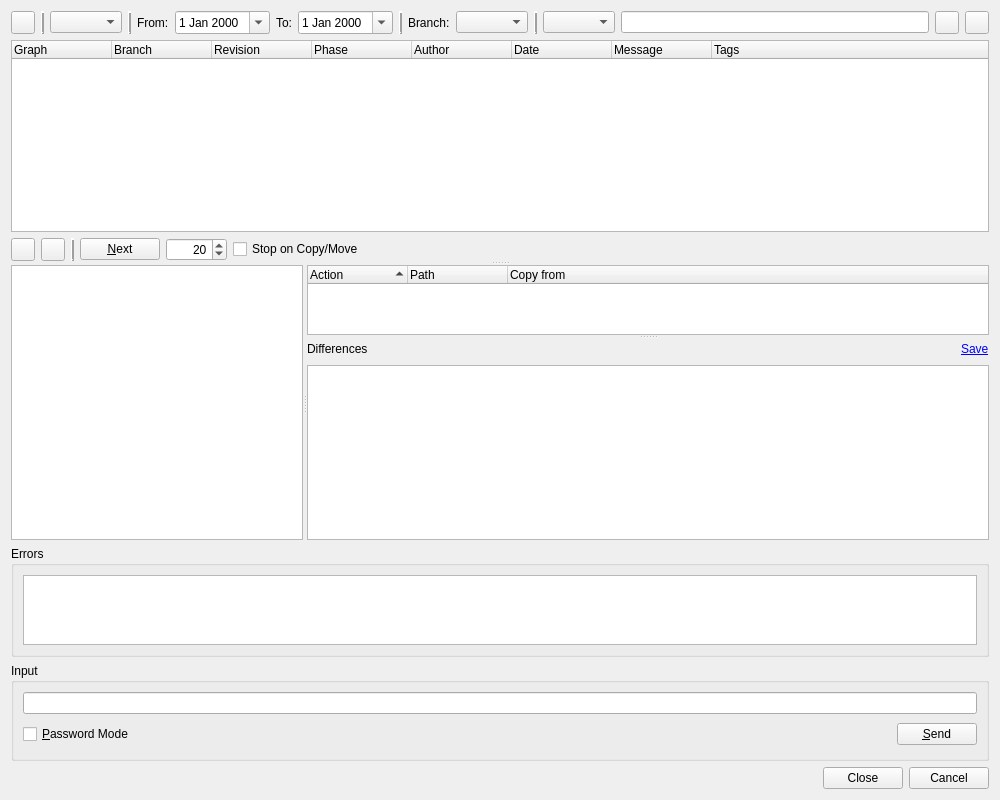
<?xml version="1.0" encoding="UTF-8"?>
<ui version="4.0">
 <class>HgLogBrowserDialog</class>
 <widget class="QWidget" name="HgLogBrowserDialog">
  <property name="geometry">
   <rect>
    <x>0</x>
    <y>0</y>
    <width>1000</width>
    <height>800</height>
   </rect>
  </property>
  <property name="windowTitle">
   <string>Mercurial Log</string>
  </property>
  <layout class="QVBoxLayout" name="verticalLayout_3">
   <item>
    <layout class="QHBoxLayout" name="horizontalLayout_2">
     <item>
      <widget class="QToolButton" name="actionsButton">
       <property name="toolTip">
        <string>Select action from menu</string>
       </property>
       <property name="popupMode">
        <enum>QToolButton::InstantPopup</enum>
       </property>
      </widget>
     </item>
     <item>
      <widget class="Line" name="line_5">
       <property name="frameShadow">
        <enum>QFrame::Raised</enum>
       </property>
       <property name="lineWidth">
        <number>2</number>
       </property>
       <property name="orientation">
        <enum>Qt::Vertical</enum>
       </property>
      </widget>
     </item>
     <item>
      <widget class="QComboBox" name="modeComboBox">
       <property name="toolTip">
        <string>Select the mode (find or filter)</string>
       </property>
      </widget>
     </item>
     <item>
      <widget class="Line" name="line_4">
       <property name="frameShadow">
        <enum>QFrame::Raised</enum>
       </property>
       <property name="lineWidth">
        <number>2</number>
       </property>
       <property name="orientation">
        <enum>Qt::Vertical</enum>
       </property>
      </widget>
     </item>
     <item>
      <widget class="QLabel" name="label">
       <property name="text">
        <string>From:</string>
       </property>
      </widget>
     </item>
     <item>
      <widget class="QDateEdit" name="fromDate">
       <property name="toolTip">
        <string>Enter the start date</string>
       </property>
       <property name="calendarPopup">
        <bool>true</bool>
       </property>
      </widget>
     </item>
     <item>
      <widget class="QLabel" name="label_2">
       <property name="text">
        <string>To:</string>
       </property>
      </widget>
     </item>
     <item>
      <widget class="QDateEdit" name="toDate">
       <property name="toolTip">
        <string>Enter the end date</string>
       </property>
       <property name="calendarPopup">
        <bool>true</bool>
       </property>
      </widget>
     </item>
     <item>
      <widget class="Line" name="line_2">
       <property name="frameShadow">
        <enum>QFrame::Raised</enum>
       </property>
       <property name="lineWidth">
        <number>2</number>
       </property>
       <property name="orientation">
        <enum>Qt::Vertical</enum>
       </property>
      </widget>
     </item>
     <item>
      <widget class="QLabel" name="label_3">
       <property name="text">
        <string>Branch:</string>
       </property>
      </widget>
     </item>
     <item>
      <widget class="QComboBox" name="branchCombo">
       <property name="toolTip">
        <string>Select the branch to filter on</string>
       </property>
       <property name="sizeAdjustPolicy">
        <enum>QComboBox::AdjustToContents</enum>
       </property>
      </widget>
     </item>
     <item>
      <widget class="Line" name="line_3">
       <property name="frameShadow">
        <enum>QFrame::Raised</enum>
       </property>
       <property name="lineWidth">
        <number>2</number>
       </property>
       <property name="orientation">
        <enum>Qt::Vertical</enum>
       </property>
      </widget>
     </item>
     <item>
      <widget class="QComboBox" name="fieldCombo">
       <property name="toolTip">
        <string>Select the field to filter on</string>
       </property>
      </widget>
     </item>
     <item>
      <widget class="E5ClearableLineEdit" name="rxEdit">
       <property name="toolTip">
        <string>Enter the regular expression to filter on or search for</string>
       </property>
      </widget>
     </item>
     <item>
      <widget class="QToolButton" name="findPrevButton">
       <property name="toolTip">
        <string>Press to find the previous occurrence</string>
       </property>
      </widget>
     </item>
     <item>
      <widget class="QToolButton" name="findNextButton">
       <property name="toolTip">
        <string>Press to find the next occurrence</string>
       </property>
      </widget>
     </item>
    </layout>
   </item>
   <item>
    <widget class="QSplitter" name="mainSplitter">
     <property name="orientation">
      <enum>Qt::Vertical</enum>
     </property>
     <widget class="QWidget" name="layoutWidget">
      <layout class="QVBoxLayout" name="verticalLayout_2">
       <item>
        <widget class="QTreeWidget" name="logTree">
         <property name="sizePolicy">
          <sizepolicy hsizetype="Expanding" vsizetype="Expanding">
           <horstretch>0</horstretch>
           <verstretch>1</verstretch>
          </sizepolicy>
         </property>
         <property name="alternatingRowColors">
          <bool>true</bool>
         </property>
         <property name="selectionMode">
          <enum>QAbstractItemView::ExtendedSelection</enum>
         </property>
         <property name="rootIsDecorated">
          <bool>false</bool>
         </property>
         <property name="itemsExpandable">
          <bool>false</bool>
         </property>
         <property name="allColumnsShowFocus">
          <bool>true</bool>
         </property>
         <column>
          <property name="text">
           <string>Graph</string>
          </property>
         </column>
         <column>
          <property name="text">
           <string>Branch</string>
          </property>
         </column>
         <column>
          <property name="text">
           <string>Revision</string>
          </property>
         </column>
         <column>
          <property name="text">
           <string>Phase</string>
          </property>
         </column>
         <column>
          <property name="text">
           <string>Author</string>
          </property>
         </column>
         <column>
          <property name="text">
           <string>Date</string>
          </property>
         </column>
         <column>
          <property name="text">
           <string>Message</string>
          </property>
         </column>
         <column>
          <property name="text">
           <string>Tags</string>
          </property>
         </column>
        </widget>
       </item>
       <item>
        <layout class="QHBoxLayout" name="horizontalLayout_3">
         <item>
          <widget class="QToolButton" name="upButton">
           <property name="toolTip">
            <string>Press to move up in the log list</string>
           </property>
           <property name="autoRepeat">
            <bool>true</bool>
           </property>
          </widget>
         </item>
         <item>
          <widget class="QToolButton" name="downButton">
           <property name="toolTip">
            <string>Press to move down in the log list</string>
           </property>
           <property name="autoRepeat">
            <bool>true</bool>
           </property>
          </widget>
         </item>
         <item>
          <widget class="Line" name="line_6">
           <property name="frameShadow">
            <enum>QFrame::Raised</enum>
           </property>
           <property name="lineWidth">
            <number>2</number>
           </property>
           <property name="orientation">
            <enum>Qt::Vertical</enum>
           </property>
          </widget>
         </item>
         <item>
          <widget class="QPushButton" name="nextButton">
           <property name="toolTip">
            <string>Press to get the next bunch of log entries</string>
           </property>
           <property name="text">
            <string>&amp;Next</string>
           </property>
          </widget>
         </item>
         <item>
          <widget class="QSpinBox" name="limitSpinBox">
           <property name="toolTip">
            <string>Enter the limit of entries to fetch</string>
           </property>
           <property name="alignment">
            <set>Qt::AlignRight|Qt::AlignTrailing|Qt::AlignVCenter</set>
           </property>
           <property name="minimum">
            <number>1</number>
           </property>
           <property name="maximum">
            <number>10000</number>
           </property>
           <property name="value">
            <number>20</number>
           </property>
          </widget>
         </item>
         <item>
          <widget class="QCheckBox" name="stopCheckBox">
           <property name="toolTip">
            <string>Select to stop listing log messages at a copy or move</string>
           </property>
           <property name="text">
            <string>Stop on Copy/Move</string>
           </property>
          </widget>
         </item>
         <item>
          <spacer name="horizontalSpacer_2">
           <property name="orientation">
            <enum>Qt::Horizontal</enum>
           </property>
           <property name="sizeHint" stdset="0">
            <size>
             <width>40</width>
             <height>20</height>
            </size>
           </property>
          </spacer>
         </item>
         <item>
          <widget class="QLabel" name="sbsSelectLabel">
           <property name="focusPolicy">
            <enum>Qt::StrongFocus</enum>
           </property>
           <property name="text">
            <string/>
           </property>
           <property name="textInteractionFlags">
            <set>Qt::LinksAccessibleByKeyboard|Qt::LinksAccessibleByMouse</set>
           </property>
          </widget>
         </item>
        </layout>
       </item>
      </layout>
     </widget>
     <widget class="QSplitter" name="detailsSplitter">
      <property name="sizePolicy">
       <sizepolicy hsizetype="Expanding" vsizetype="Preferred">
        <horstretch>0</horstretch>
        <verstretch>2</verstretch>
       </sizepolicy>
      </property>
      <property name="orientation">
       <enum>Qt::Horizontal</enum>
      </property>
      <widget class="QTextBrowser" name="detailsEdit">
       <property name="sizePolicy">
        <sizepolicy hsizetype="Expanding" vsizetype="Expanding">
         <horstretch>3</horstretch>
         <verstretch>1</verstretch>
        </sizepolicy>
       </property>
       <property name="readOnly">
        <bool>true</bool>
       </property>
       <property name="openLinks">
        <bool>false</bool>
       </property>
      </widget>
      <widget class="QSplitter" name="diffSplitter">
       <property name="sizePolicy">
        <sizepolicy hsizetype="Preferred" vsizetype="Expanding">
         <horstretch>7</horstretch>
         <verstretch>0</verstretch>
        </sizepolicy>
       </property>
       <property name="orientation">
        <enum>Qt::Vertical</enum>
       </property>
       <widget class="QTreeWidget" name="filesTree">
        <property name="sizePolicy">
         <sizepolicy hsizetype="Expanding" vsizetype="Expanding">
          <horstretch>7</horstretch>
          <verstretch>1</verstretch>
         </sizepolicy>
        </property>
        <property name="alternatingRowColors">
         <bool>true</bool>
        </property>
        <property name="rootIsDecorated">
         <bool>false</bool>
        </property>
        <property name="itemsExpandable">
         <bool>false</bool>
        </property>
        <property name="sortingEnabled">
         <bool>true</bool>
        </property>
        <property name="allColumnsShowFocus">
         <bool>true</bool>
        </property>
        <column>
         <property name="text">
          <string>Action</string>
         </property>
        </column>
        <column>
         <property name="text">
          <string>Path</string>
         </property>
        </column>
        <column>
         <property name="text">
          <string>Copy from</string>
         </property>
        </column>
       </widget>
       <widget class="QWidget" name="layoutWidget">
        <layout class="QVBoxLayout" name="verticalLayout">
         <item>
          <layout class="QHBoxLayout" name="horizontalLayout">
           <item>
            <widget class="QLabel" name="diffLabel">
             <property name="text">
              <string>Differences</string>
             </property>
            </widget>
           </item>
           <item>
            <spacer name="horizontalSpacer">
             <property name="orientation">
              <enum>Qt::Horizontal</enum>
             </property>
             <property name="sizeHint" stdset="0">
              <size>
               <width>40</width>
               <height>20</height>
              </size>
             </property>
            </spacer>
           </item>
           <item>
            <widget class="QLabel" name="diffSelectLabel">
             <property name="focusPolicy">
              <enum>Qt::StrongFocus</enum>
             </property>
             <property name="text">
              <string/>
             </property>
             <property name="textInteractionFlags">
              <set>Qt::LinksAccessibleByKeyboard|Qt::LinksAccessibleByMouse</set>
             </property>
            </widget>
           </item>
           <item>
            <widget class="QLabel" name="saveLabel">
             <property name="focusPolicy">
              <enum>Qt::StrongFocus</enum>
             </property>
             <property name="text">
              <string>&lt;a href=&quot;save:me&quot;&gt;Save&lt;/a&gt;</string>
             </property>
             <property name="textInteractionFlags">
              <set>Qt::LinksAccessibleByKeyboard|Qt::LinksAccessibleByMouse</set>
             </property>
            </widget>
           </item>
          </layout>
         </item>
         <item>
          <widget class="QTextEdit" name="diffEdit">
           <property name="sizePolicy">
            <sizepolicy hsizetype="Expanding" vsizetype="Expanding">
             <horstretch>7</horstretch>
             <verstretch>2</verstretch>
            </sizepolicy>
           </property>
           <property name="tabChangesFocus">
            <bool>true</bool>
           </property>
           <property name="lineWrapMode">
            <enum>QTextEdit::NoWrap</enum>
           </property>
           <property name="readOnly">
            <bool>true</bool>
           </property>
           <property name="acceptRichText">
            <bool>false</bool>
           </property>
          </widget>
         </item>
        </layout>
       </widget>
      </widget>
     </widget>
    </widget>
   </item>
   <item>
    <widget class="QGroupBox" name="errorGroup">
     <property name="sizePolicy">
      <sizepolicy hsizetype="Preferred" vsizetype="Expanding">
       <horstretch>0</horstretch>
       <verstretch>1</verstretch>
      </sizepolicy>
     </property>
     <property name="title">
      <string>Errors</string>
     </property>
     <layout class="QVBoxLayout">
      <item>
       <widget class="QTextEdit" name="errors">
        <property name="whatsThis">
         <string>&lt;b&gt;Mercurial log errors&lt;/b&gt;&lt;p&gt;This shows possible error messages of the hg log command.&lt;/p&gt;</string>
        </property>
        <property name="readOnly">
         <bool>true</bool>
        </property>
        <property name="acceptRichText">
         <bool>false</bool>
        </property>
       </widget>
      </item>
     </layout>
    </widget>
   </item>
   <item>
    <widget class="QGroupBox" name="inputGroup">
     <property name="title">
      <string>Input</string>
     </property>
     <layout class="QGridLayout">
      <item row="1" column="1">
       <spacer>
        <property name="orientation">
         <enum>Qt::Horizontal</enum>
        </property>
        <property name="sizeType">
         <enum>QSizePolicy::Expanding</enum>
        </property>
        <property name="sizeHint" stdset="0">
         <size>
          <width>327</width>
          <height>29</height>
         </size>
        </property>
       </spacer>
      </item>
      <item row="1" column="2">
       <widget class="QPushButton" name="sendButton">
        <property name="toolTip">
         <string>Press to send the input to the hg process</string>
        </property>
        <property name="text">
         <string>&amp;Send</string>
        </property>
        <property name="shortcut">
         <string>Alt+S</string>
        </property>
       </widget>
      </item>
      <item row="0" column="0" colspan="3">
       <widget class="QLineEdit" name="input">
        <property name="toolTip">
         <string>Enter data to be sent to the hg process</string>
        </property>
       </widget>
      </item>
      <item row="1" column="0">
       <widget class="QCheckBox" name="passwordCheckBox">
        <property name="toolTip">
         <string>Select to switch the input field to password mode</string>
        </property>
        <property name="text">
         <string>&amp;Password Mode</string>
        </property>
        <property name="shortcut">
         <string>Alt+P</string>
        </property>
       </widget>
      </item>
     </layout>
    </widget>
   </item>
   <item>
    <widget class="QDialogButtonBox" name="buttonBox">
     <property name="orientation">
      <enum>Qt::Horizontal</enum>
     </property>
     <property name="standardButtons">
      <set>QDialogButtonBox::Cancel|QDialogButtonBox::Close</set>
     </property>
    </widget>
   </item>
  </layout>
 </widget>
 <customwidgets>
  <customwidget>
   <class>E5ClearableLineEdit</class>
   <extends>QLineEdit</extends>
   <header>E5Gui/E5LineEdit.h</header>
  </customwidget>
 </customwidgets>
 <tabstops>
  <tabstop>actionsButton</tabstop>
  <tabstop>modeComboBox</tabstop>
  <tabstop>fromDate</tabstop>
  <tabstop>toDate</tabstop>
  <tabstop>branchCombo</tabstop>
  <tabstop>fieldCombo</tabstop>
  <tabstop>rxEdit</tabstop>
  <tabstop>findPrevButton</tabstop>
  <tabstop>findNextButton</tabstop>
  <tabstop>logTree</tabstop>
  <tabstop>upButton</tabstop>
  <tabstop>downButton</tabstop>
  <tabstop>nextButton</tabstop>
  <tabstop>limitSpinBox</tabstop>
  <tabstop>stopCheckBox</tabstop>
  <tabstop>sbsSelectLabel</tabstop>
  <tabstop>detailsEdit</tabstop>
  <tabstop>filesTree</tabstop>
  <tabstop>diffSelectLabel</tabstop>
  <tabstop>saveLabel</tabstop>
  <tabstop>diffEdit</tabstop>
  <tabstop>errors</tabstop>
  <tabstop>input</tabstop>
  <tabstop>passwordCheckBox</tabstop>
  <tabstop>sendButton</tabstop>
 </tabstops>
 <resources/>
 <connections/>
</ui>
